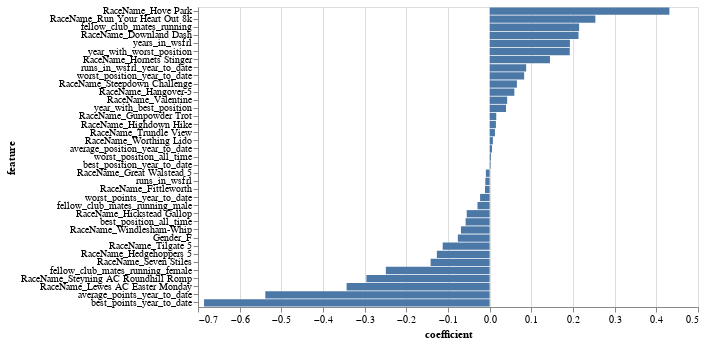

Here is the notebook cell this chart was saved with:
### Code cell
import altair as alt

# Convert the set to a list to maintain order
all_feature_columns_list = list(all_feature_columns)

# Create a DataFrame with the features and their coefficients
feature_coefficients_df = pl.DataFrame(
    {
        "feature": all_feature_columns_list,
        "coefficient": logistic_regression_classifier.coef_[0][:len(all_feature_columns_list)],
    }
)

# Sort the DataFrame by coefficient in descending order
sorted_feature_coefficients_df = feature_coefficients_df.sort("coefficient", descending=True)

# Plot the bar chart
alt.Chart(sorted_feature_coefficients_df.to_pandas()).mark_bar().encode(
    x="coefficient",
    y=alt.Y("feature", sort="-x")
).properties(
    width=500,
    height=300,
).display()

### Figure 1 — Vega-Lite specification as saved in the notebook (floating-point values rounded to 4 significant figures)
{"config": {"view": {"continuousWidth": 300, "continuousHeight": 300}}, "data": {"name": "data-e9332d4812af0371c8a1ebce2276fab4"}, "mark": {"type": "bar"}, "encoding": {"x": {"field": "coefficient", "type": "quantitative"}, "y": {"field": "feature", "sort": "-x", "type": "nominal"}}, "height": 300, "width": 500, "$schema": "https://vega.github.io/schema/vega-lite/v5.20.1.json", "datasets": {"data-e9332d4812af0371c8a1ebce2276fab4": [{"feature": "RaceName_Hove Park", "coefficient": 0.4313}, {"feature": "RaceName_Run Your Heart Out 8k", "coefficient": 0.2537}, {"feature": "fellow_club_mates_running", "coefficient": 0.2147}, {"feature": "RaceName_Downland Dash", "coefficient": 0.2132}, {"feature": "years_in_wsfrl", "coefficient": 0.1926}, {"feature": "year_with_worst_position", "coefficient": 0.1923}, {"feature": "RaceName_Hornets Stinger", "coefficient": 0.1447}, {"feature": "runs_in_wsfrl_year_to_date", "coefficient": 0.08761}, {"feature": "worst_position_year_to_date", "coefficient": 0.08274}, {"feature": "RaceName_Steepdown Challenge", "coefficient": 0.06538}, {"feature": "RaceName_Hangover-5", "coefficient": 0.05925}, {"feature": "RaceName_Valentine", "coefficient": 0.04201}, {"feature": "year_with_best_position", "coefficient": 0.03914}, {"feature": "RaceName_Gunpowder Trot", "coefficient": 0.0158}, {"feature": "RaceName_Highdown Hike", "coefficient": 0.01497}, {"feature": "RaceName_Trundle View", "coefficient": 0.0127}, {"feature": "RaceName_Worthing Lido", "coefficient": 0.007786}, {"feature": "average_position_year_to_date", "coefficient": 0.005688}, {"feature": "worst_position_all_time", "coefficient": 0.00283}, {"feature": "best_position_year_to_date", "coefficient": 0.002043}, {"feature": "RaceName_Great Walstead 5", "coefficient": -0.009113}, {"feature": "runs_in_wsfrl", "coefficient": -0.0104}, {"feature": "RaceName_Fittleworth", "coefficient": -0.01118}, {"feature": "worst_points_year_to_date", "coefficient": -0.02299}, {"feature": "fellow_club_mates_running_male", "coefficient": -0.02923}, {"feature": "RaceName_Hickstead Gallop", "coefficient": -0.05505}, {"feature": "best_position_all_time", "coefficient": -0.05778}, {"feature": "RaceName_Windlesham-Whip", "coefficient": -0.06891}, {"feature": "Gender_F", "coefficient": -0.07637}, {"feature": "RaceName_Tilgate 5", "coefficient": -0.1127}, {"feature": "RaceName_Hedgehoppers 5", "coefficient": -0.1267}, {"feature": "RaceName_Seven Stiles", "coefficient": -0.1417}, {"feature": "fellow_club_mates_running_female", "coefficient": -0.2492}, {"feature": "RaceName_Steyning AC Roundhill Romp", "coefficient": -0.2958}, {"feature": "RaceName_Lewes AC Easter Monday", "coefficient": -0.3434}, {"feature": "average_points_year_to_date", "coefficient": -0.5384}, {"feature": "best_points_year_to_date", "coefficient": -0.6855}]}}
